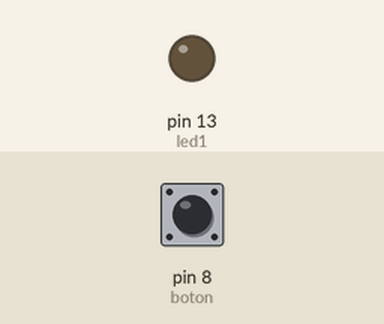
This sketch was run on a simulated Arduino Uno, built with avr-gcc and run on an emulated ATmega328P. On the bench: output pins drawn as LEDs (lit = HIGH). Inputs (shaded band) come from the test bench; at power-on: pin 8 (boton) LOW.

Above: at 1.2 s.
1.3 s: pin 8 (boton) pulled HIGH for 0.15 s
At 1.8 s:
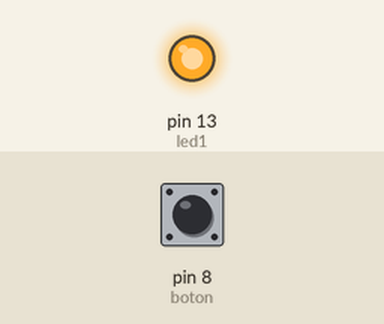
2.9 s: pin 8 (boton) pulled HIGH for 1 s
At 4.2 s:
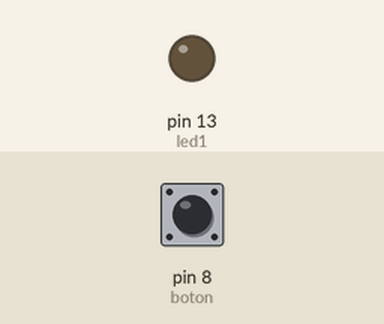
5.4 s: pin 8 (boton) pulled HIGH for 3.2 s
At 6.1 s:
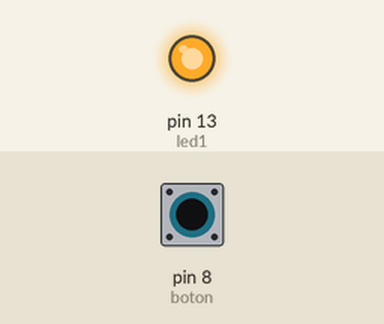
Timing chart, 0 to 8.4 s (numbered marks = the images above; inputs shaded):
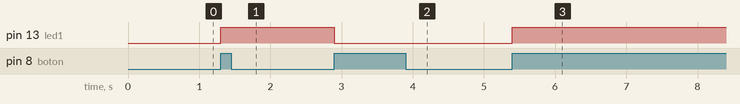

Measured:
- after the input at 1.3 s, pin 13 (led1): LOW → HIGH at once
- after the input at 2.9 s, pin 13 (led1): HIGH → LOW at once
- after the input at 5.4 s, pin 13 (led1): LOW → HIGH at once

The sketch:

sketch_nov19b.ino
```cpp
int led1=13;
int boton=8;
int estadoAnterior= LOW;
int estadoLed=0;
int estadoBoton=0;
void setup(){
  pinMode(led1,OUTPUT);
  pinMode(boton,INPUT);
}

void loop(){
  estadoBoton=digitalRead(boton);
  if((estadoBoton == HIGH) && (estadoAnterior==LOW)){
    estadoLed=1-estadoLed;
  }

  estadoAnterior = estadoBoton;

  if(estadoLed==1){
    digitalWrite(led1, HIGH);
  }else{
    digitalWrite(led1, LOW);
  }
}
```
